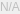
<?xml version="1.0" encoding="UTF-8"?>
<ui version="4.0">
 <class>CPJoyToAckermannPlugin</class>
 <widget class="QWidget" name="CPJoyToAckermannPlugin">
  <property name="geometry">
   <rect>
    <x>0</x>
    <y>0</y>
    <width>5</width>
    <height>5</height>
   </rect>
  </property>
  <property name="windowTitle">
   <string>CPJoyToAckermann</string>
  </property>
  <layout class="QGridLayout" name="gridLayout">
   <property name="margin">
    <number>0</number>
   </property>
   <property name="spacing">
    <number>0</number>
   </property>
   <item row="0" column="0">
    <widget class="QLabel" name="label">
     <property name="enabled">
      <bool>false</bool>
     </property>
     <property name="text">
      <string>N/A</string>
     </property>
     <property name="alignment">
      <set>Qt::AlignCenter</set>
     </property>
    </widget>
   </item>
  </layout>
 </widget>
 <layoutdefault spacing="6" margin="11"/>
 <resources/>
 <connections/>
 <slots>
  <slot>nukeNodelet()</slot>
 </slots>
</ui>
